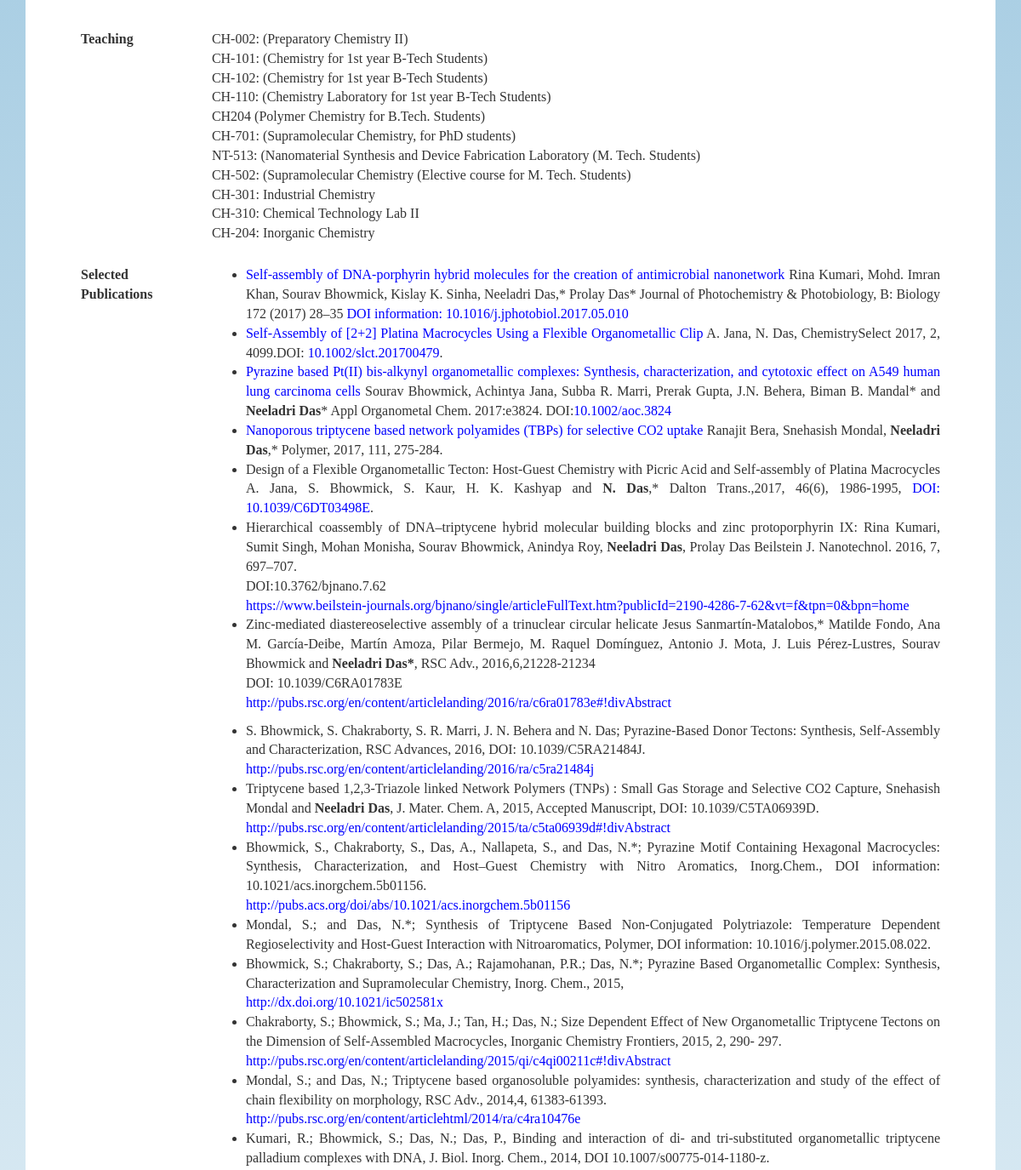
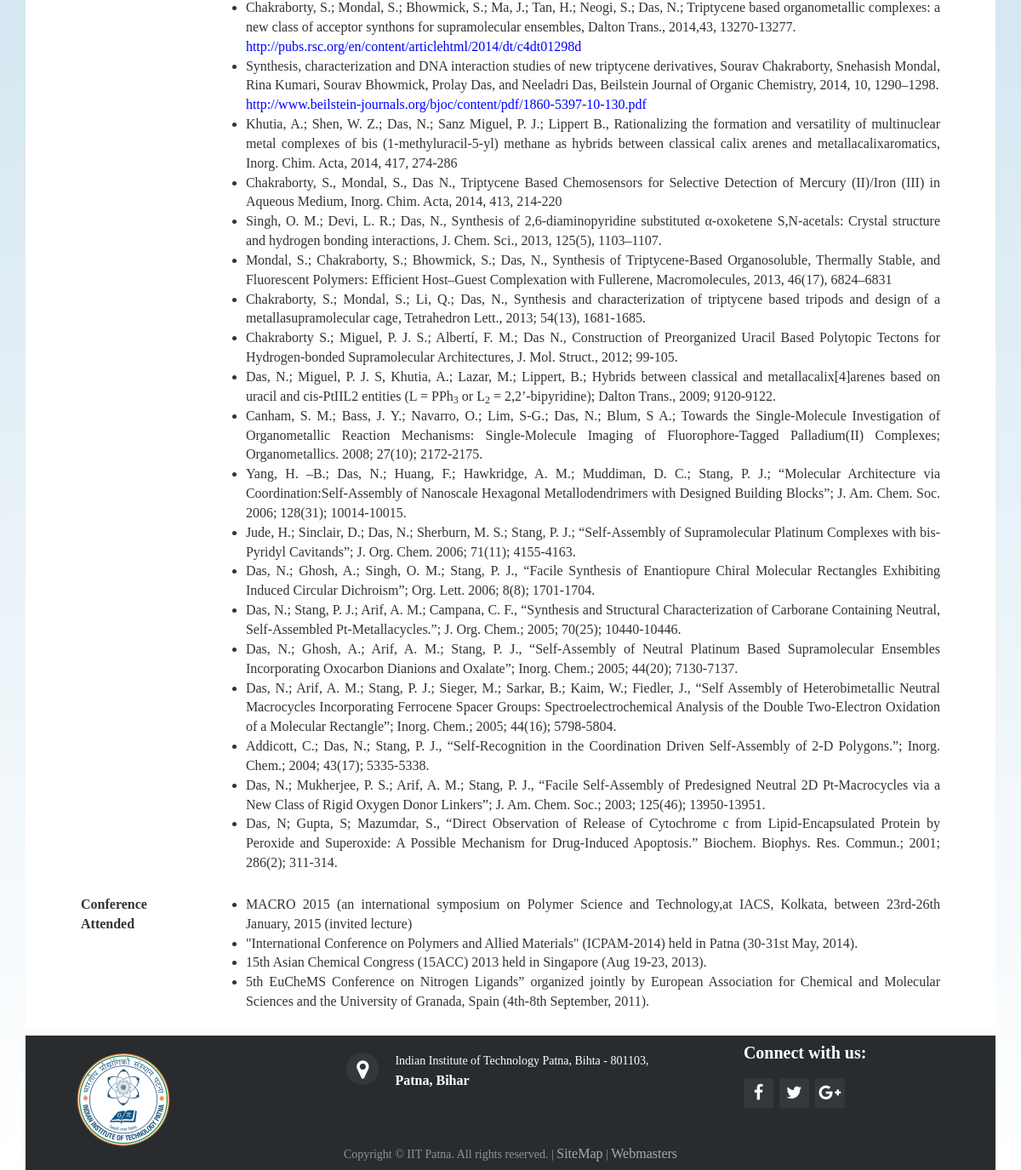
The page /people/faculty/neeladri (lower part) on the database as committed earlier (2 pictures, top to bottom).
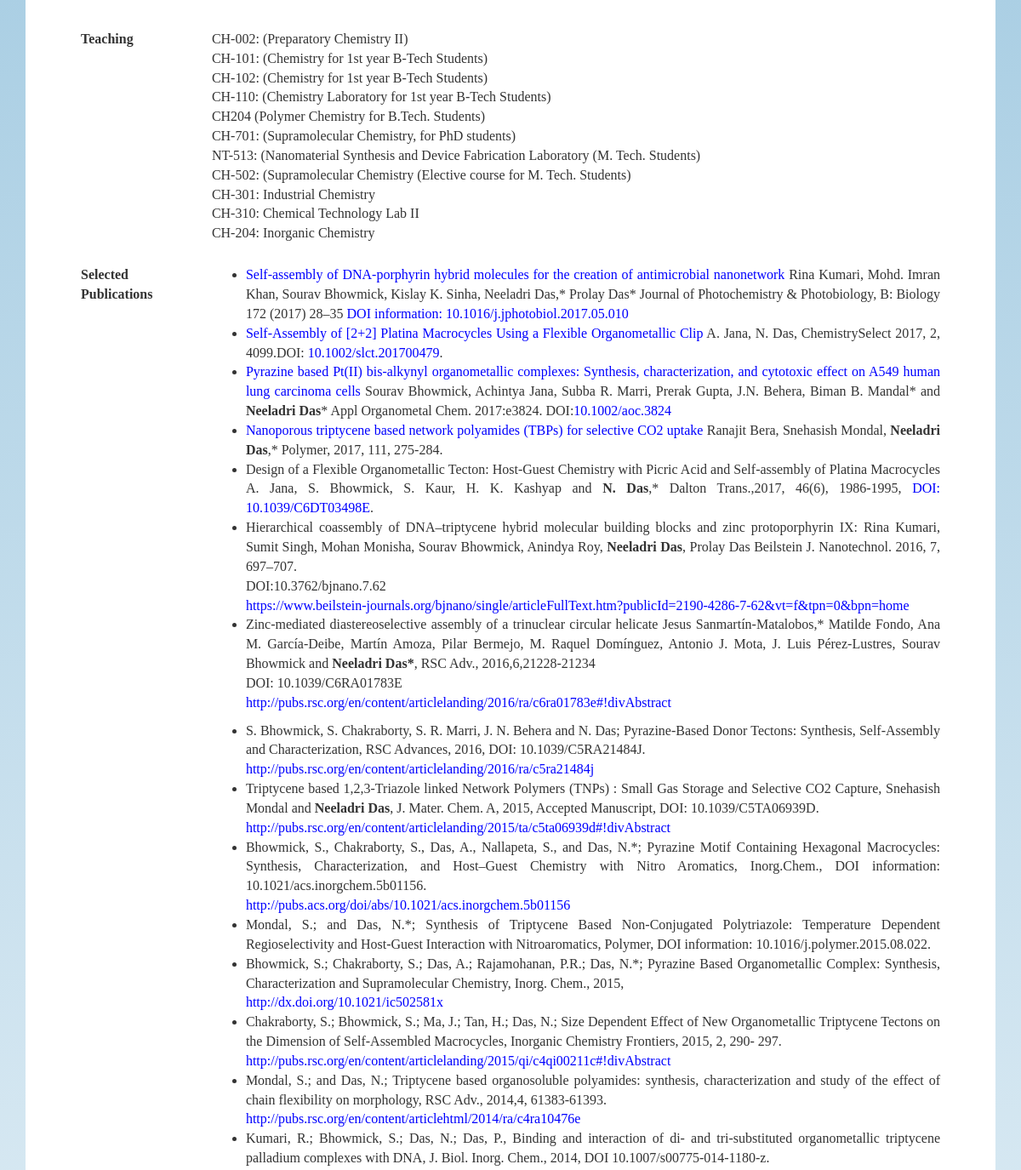
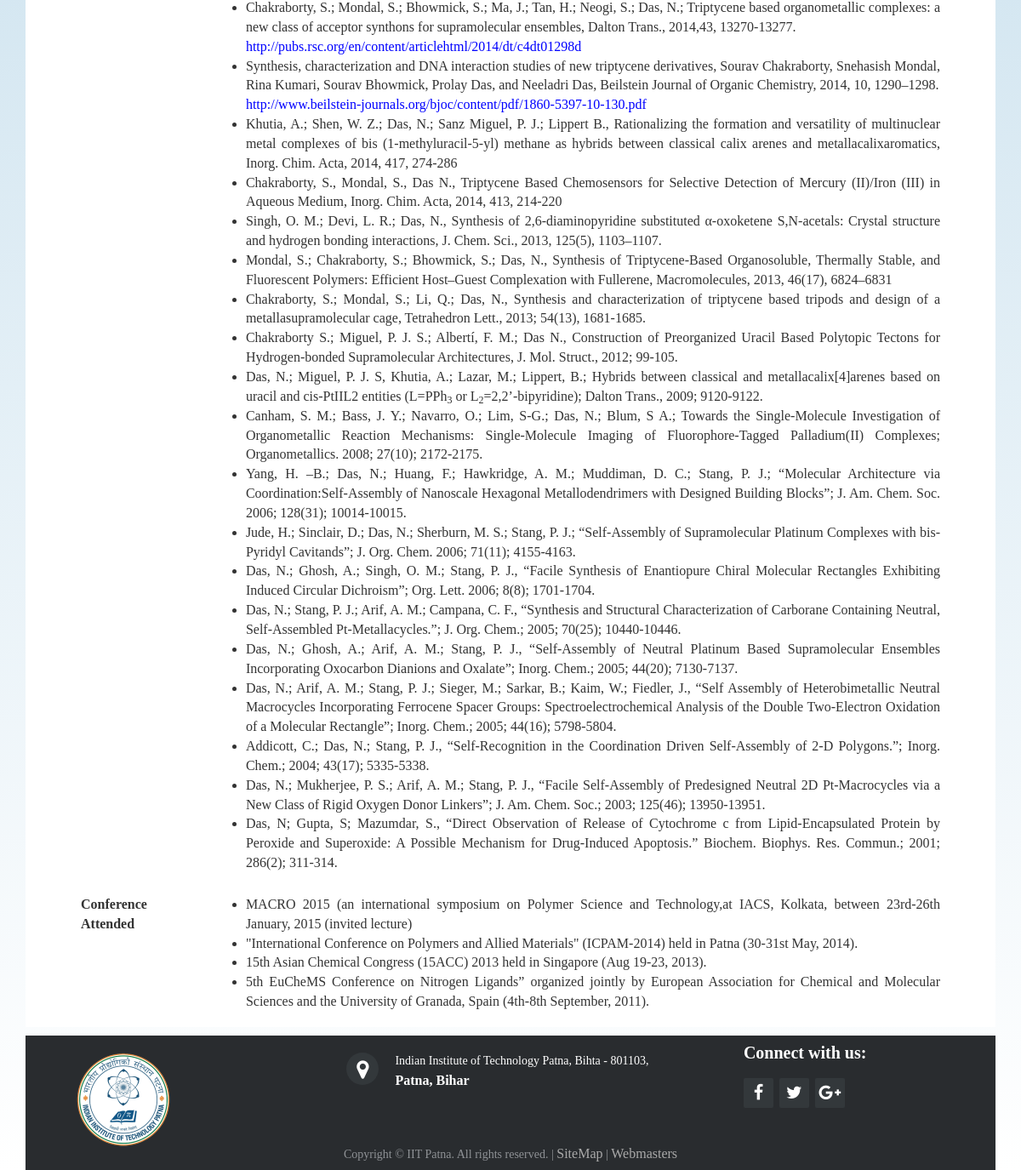
The same page on the database as committed later (2 pictures, top to bottom).
### PeopleApp/models.py (models this page shows, shortened)
class Faculty(models.Model):
    name = models.CharField(max_length=100, blank=False)
    designation = models.ForeignKey('Designations')
    additional_info = models.CharField(max_length=200, blank=True, null=True)
    email = models.CharField(primary_key=True, max_length=50)
    phone = models.CharField(max_length=12, blank=True, null=True)
    profile_link = models.CharField(max_length=200, default="#")
    profile_picture = models.ImageField(upload_to=get_image_path, blank=True, null=True)
    research_areas = models.TextField(blank=True, null=True)
    list_position = models.IntegerField(default=1)
    phd = models.CharField(max_length=100, blank=True, null=True)
    fax = models.CharField(max_length=20, blank=True, null=True)
    google_scholar = models.CharField(max_length=200, blank=True, null=True)
    professional_experience = models.TextField(blank=True, null=True)
    awards_honors = models.TextField(blank=True, null=True)
    publications = models.TextField(blank=True, null=True)
    invited_talks = models.TextField(blank=True, null=True)
    conference_presentations = models.TextField(blank=True, null=True)
    conference_attended = models.TextField(blank=True, null=True)
    sponsored_projects = models.TextField(blank=True, null=True)
    teaching = models.TextField(blank=True, null=True)
    patents = models.TextField(blank=True, null=True)
    def get_image_path(self):
        return str(self.profile_picture.url)[16:]

### PeopleApp/views.py (the view)
# urls.py: url(r'^faculty/(?P<pk>.+)$', views.individual_profile, name="individual_profile.html"),
def individual_profile(request, pk):
    try:
        faculty = Faculty.objects.get(pk=pk)
    except Faculty.DoesNotExist:
        return render(request, 'error_404.html')
    return render(request, 'PeopleApp/individual_profile.html', {'faculty':faculty})

### PeopleApp/models.py (called while the page is built)
    def __str__(self):
        return self.designation

### PeopleApp/templates/PeopleApp/individual_profile.html (shortened to what this page needs)
{% extends "layout.html" %}
{% block content %}
{% load staticfiles %}
<div class="main" style="overflow-x:auto;">
  <table class="table table-responsive borderless" style="width:90%; margin:0 auto;">
    <col width="15%">
    <col width="85%">
    <tbody>
      {% if faculty.sponsored_projects != None %}
      <tr>
        <td><strong>Sponsored Projects</strong></td>
        <td>{{ faculty.sponsored_projects|safe }}</td>
      </tr>
      {% endif %}
      {% if faculty.teaching != None %}
      <tr>
        <td><strong>Teaching</strong></td>
        <td>{{ faculty.teaching|safe|linebreaks }}</td>
      </tr>
      {% endif %}
      {% if faculty.publications != None %}
      <tr>
        <td><strong>Selected Publications</strong></td>
        <td>{{ faculty.publications|safe }}</td>
      </tr>
      {% endif %}
      {% if faculty.conference_attended != None %}
      <tr>
        <td><strong>Conference Attended</strong></td>
        <td>{{ faculty.conference_attended|safe }}</td>
      </tr>
      {% endif %}
    </tbody>
  </table>
</div>
<div style="height:10px;"></div>
{% endblock %}

Rows that differ between the two databases and show on the page:
changed Faculty: publications "…uracil and cis-PtIIL2 entities (L = PPh 3 or L 2 = 2,2’-bipyridine); Dalton Trans., 2009; 9120-9122.…" → "…uracil and cis-PtIIL2 entities (L=PPh 3 or L 2 =2,2’-bipyridine); Dalton Trans., 2009; 9120-9122.…"
